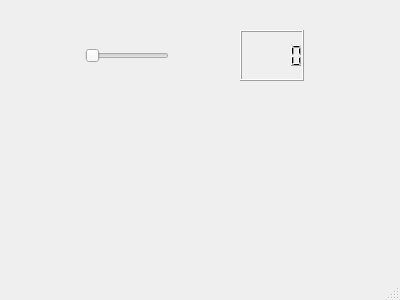
<?xml version="1.0" encoding="UTF-8"?>
<ui version="4.0">
 <class>MainWindow</class>
 <widget class="QMainWindow" name="MainWindow">
  <property name="geometry">
   <rect>
    <x>0</x>
    <y>0</y>
    <width>400</width>
    <height>300</height>
   </rect>
  </property>
  <property name="windowTitle">
   <string>MainWindow</string>
  </property>
  <widget class="QWidget" name="centralwidget">
   <widget class="QWidget" name="horizontalLayoutWidget">
    <property name="geometry">
     <rect>
      <x>20</x>
      <y>30</y>
      <width>351</width>
      <height>51</height>
     </rect>
    </property>
    <layout class="QHBoxLayout" name="horizontalLayout">
     <item>
      <widget class="QSlider" name="horizontalSlider">
       <property name="sizePolicy">
        <sizepolicy hsizetype="Maximum" vsizetype="Fixed">
         <horstretch>0</horstretch>
         <verstretch>0</verstretch>
        </sizepolicy>
       </property>
       <property name="orientation">
        <enum>Qt::Horizontal</enum>
       </property>
      </widget>
     </item>
     <item>
      <widget class="QLCDNumber" name="lcdNumber">
       <property name="sizePolicy">
        <sizepolicy hsizetype="Fixed" vsizetype="Minimum">
         <horstretch>0</horstretch>
         <verstretch>0</verstretch>
        </sizepolicy>
       </property>
      </widget>
     </item>
    </layout>
   </widget>
  </widget>
  <widget class="QMenuBar" name="menubar">
   <property name="geometry">
    <rect>
     <x>0</x>
     <y>0</y>
     <width>400</width>
     <height>21</height>
    </rect>
   </property>
  </widget>
  <widget class="QStatusBar" name="statusbar"/>
 </widget>
 <resources/>
 <connections/>
</ui>
